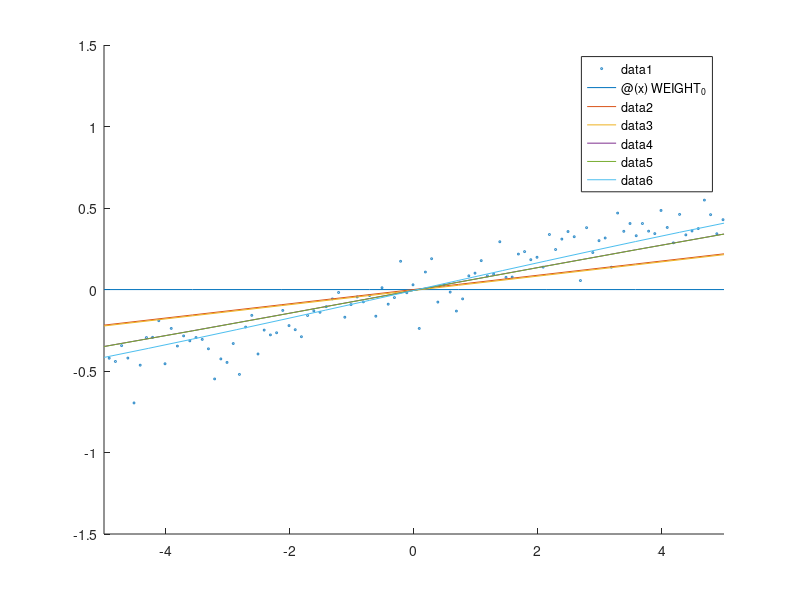

This figure's MATLAB source:
%Question 1
clc;
clear all;
load('data1.mat')
N = length(data(:,1));
feature = data(:,1);
label = data(:,2);

X_0 = ones(N,1);
X_1 = horzcat(X_0,feature);
X_2 = horzcat(X_1,feature.^2); % the dot before the square means element-wise operation
X_3 = horzcat(X_2,feature.^3); % the dot before the square means element-wise operation
X_4 = horzcat(X_3,feature.^4); % the dot before the square means element-wise operation
X_5 = horzcat(X_4,feature.^5);
X_6 = horzcat(X_5,feature.^6);
X_7 = horzcat(X_6,feature.^7);
X_8 = horzcat(X_7,feature.^8);
X_9 = horzcat(X_8,feature.^9);

WEIGHT_0 = (X_0'*X_0)\(X_0'*label);
WEIGHT_1 = (X_1'*X_1)\(X_1'*label);
WEIGHT_2 = (X_2'*X_2)\(X_2'*label);
WEIGHT_3 = (X_3'*X_3)\(X_3'*label);
WEIGHT_4 = (X_4'*X_4)\(X_4'*label);
WEIGHT_5 = (X_5'*X_5)\(X_5'*label);
WEIGHT_6 = (X_6'*X_6)\(X_6'*label);
WEIGHT_7 = (X_7'*X_7)\(X_7'*label);
WEIGHT_8 = (X_8'*X_8)\(X_8'*label);
WEIGHT_9 = (X_9'*X_9)\(X_9'*label);

hold on
scatter(data(:,1),data(:,2),2)
%figure()
fplot(@(x) WEIGHT_0);
fplot(@(x) WEIGHT_1(1)+WEIGHT_1(2)*x);
fplot(@(x) WEIGHT_2(1)+WEIGHT_2(2)*x+WEIGHT_2(3)*x^2);
fplot(@(x) WEIGHT_3(1)+WEIGHT_3(2)*x+WEIGHT_3(3)*x^2+WEIGHT_3(4)*x^3);
fplot(@(x) WEIGHT_4(1)+WEIGHT_4(2)*x+WEIGHT_4(3)*x^2+WEIGHT_4(4)*x^3+WEIGHT_4(5)*x^4);
fplot(@(x) WEIGHT_5(1)+WEIGHT_5(2)*x+WEIGHT_5(3)*x^2+WEIGHT_5(4)*x^3+WEIGHT_5(5)*x^4+WEIGHT_5(6)*x^5); 

